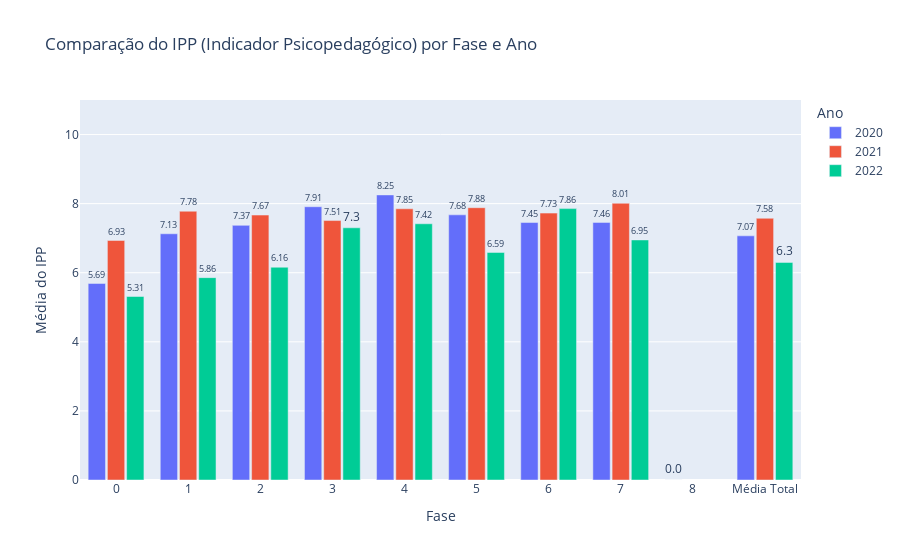

Source (notebook cell):
### Markdown cell above
### **IPP (Indicador Psicopedagógico)**

### Code cell
#IPP (Indicador Psicopedagógico)

# Garantir que a coluna 'FASE' seja tratada como string (categoria)
comparacao_fase['FASE'] = comparacao_fase['FASE'].astype(str)

# Criar uma nova coluna com os valores formatados para os rótulos
comparacao_fase['IPP_Texto'] = comparacao_fase['IPP'].round(2).astype(str)

# Gráfico de barras agrupadas
fig = px.bar(
    comparacao_fase,
    x='FASE',  # Eixo X: Fases (tratadas como categorias)
    y='IPP',   # Eixo Y: Valor médio do IAA
    color='ANO',  # Cores diferentes para cada ano
    barmode='group',  # Barras agrupadas por ano
    title='Comparação do IPP (Indicador Psicopedagógico) por Fase e Ano',
    text='IPP_Texto'  # Usar a coluna formatada como texto nas barras
)

# Ajustar o layout para melhorar a visualização
fig.update_layout(
    xaxis_title='Fase',
    yaxis_title='Média do IPP',
    yaxis={'range': [0, 11]},  # Definir o limite do eixo Y de 0 a 12
    xaxis={'type': 'category', 'categoryorder': 'category ascending'},  # Forçar o eixo X a ser tratado como categoria e ordenar as fases
    bargap=0.2,  # Espaçamento entre as barras de diferentes fases
    bargroupgap=0.1,  # Espaçamento entre as barras do mesmo grupo (ano)
    legend_title_text='Ano',  # Título da legenda
    showlegend=True  # Garantir que a legenda seja exibida
)

# Ajustar a formatação da legenda (garantir que os anos apareçam corretamente)
fig.update_traces(
    textposition='outside'  # Posicionar os rótulos das barras fora delass
)

# Exibir o gráfico
fig.show()

### Figure 1 — Plotly figure (JSON) as saved in the notebook; plotly's stock layout.template omitted (floating-point values rounded to 4 significant figures)
{"data": [{"alignmentgroup": "True", "hovertemplate": "ANO=2020<br>FASE=%{x}<br>IPP=%{y}<br>IPP_Texto=%{text}<extra></extra>", "legendgroup": "2020", "marker": {"color": "#636efa", "pattern": {"shape": ""}}, "name": "2020", "offsetgroup": "2020", "orientation": "v", "showlegend": true, "text": ["5.69", "7.13", "7.37", "7.91", "8.25", "7.68", "7.45", "7.46", "0.0", "7.07"], "textposition": "outside", "type": "bar", "x": ["0", "1", "2", "3", "4", "5", "6", "7", "8", "Média Total"], "xaxis": "x", "y": [5.69, 7.128, 7.371, 7.911, 8.253, 7.676, 7.453, 7.457, 0.0, 7.068], "yaxis": "y"}, {"alignmentgroup": "True", "hovertemplate": "ANO=2021<br>FASE=%{x}<br>IPP=%{y}<br>IPP_Texto=%{text}<extra></extra>", "legendgroup": "2021", "marker": {"color": "#EF553B", "pattern": {"shape": ""}}, "name": "2021", "offsetgroup": "2021", "orientation": "v", "showlegend": true, "text": ["6.93", "7.78", "7.67", "7.51", "7.85", "7.88", "7.73", "8.01", "7.58"], "textposition": "outside", "type": "bar", "x": ["0", "1", "2", "3", "4", "5", "6", "7", "Média Total"], "xaxis": "x", "y": [6.934, 7.78, 7.669, 7.51, 7.851, 7.882, 7.726, 8.011, 7.576], "yaxis": "y"}, {"alignmentgroup": "True", "hovertemplate": "ANO=2022<br>FASE=%{x}<br>IPP=%{y}<br>IPP_Texto=%{text}<extra></extra>", "legendgroup": "2022", "marker": {"color": "#00cc96", "pattern": {"shape": ""}}, "name": "2022", "offsetgroup": "2022", "orientation": "v", "showlegend": true, "text": ["5.31", "5.86", "6.16", "7.3", "7.42", "6.59", "7.86", "6.95", "6.3"], "textposition": "outside", "type": "bar", "x": ["0", "1", "2", "3", "4", "5", "6", "7", "Média Total"], "xaxis": "x", "y": [5.311, 5.858, 6.159, 7.301, 7.417, 6.588, 7.856, 6.949, 6.298], "yaxis": "y"}], "layout": {"bargap": 0.2, "bargroupgap": 0.1, "barmode": "group", "legend": {"title": {"text": "Ano"}, "tracegroupgap": 0}, "showlegend": true, "title": {"text": "Comparação do IPP (Indicador Psicopedagógico) por Fase e Ano"}, "xaxis": {"anchor": "y", "categoryorder": "category ascending", "domain": [0, 1], "title": {"text": "Fase"}, "type": "category"}, "yaxis": {"anchor": "x", "domain": [0, 1], "range": [0, 11], "title": {"text": "Média do IPP"}}}}
